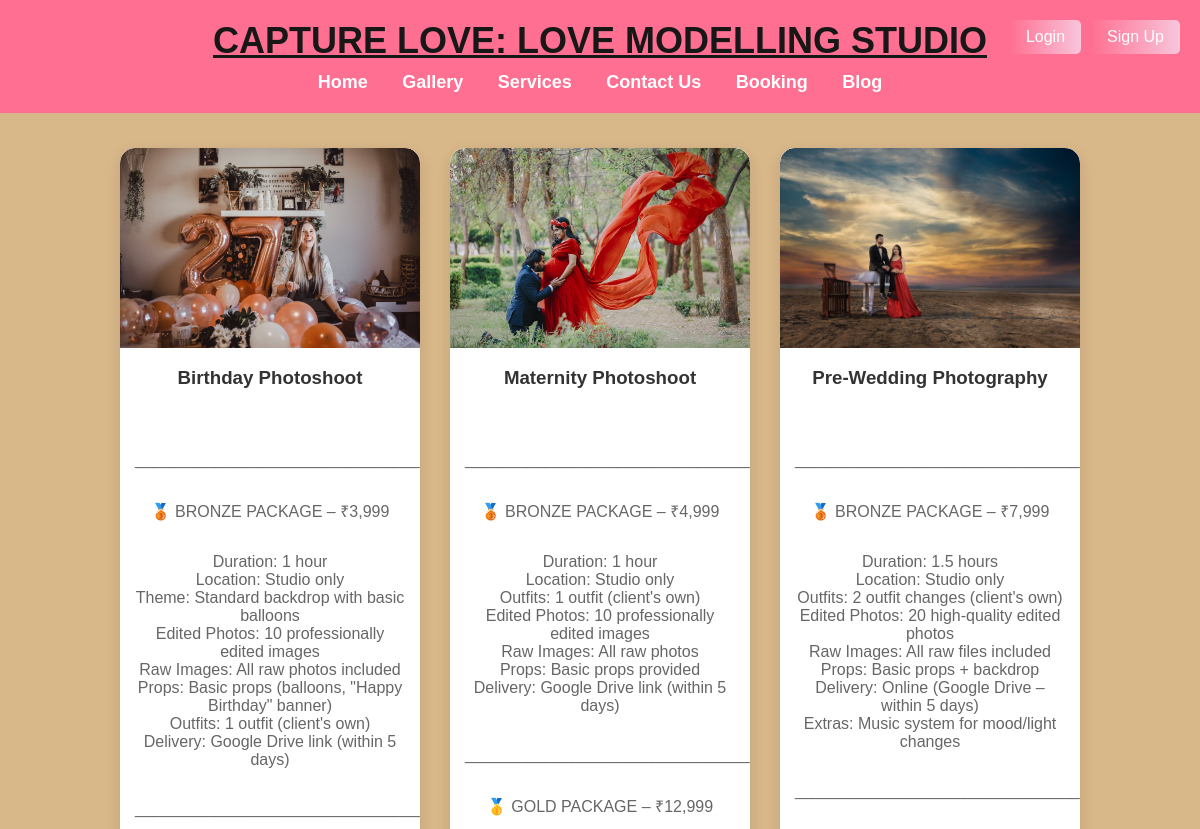
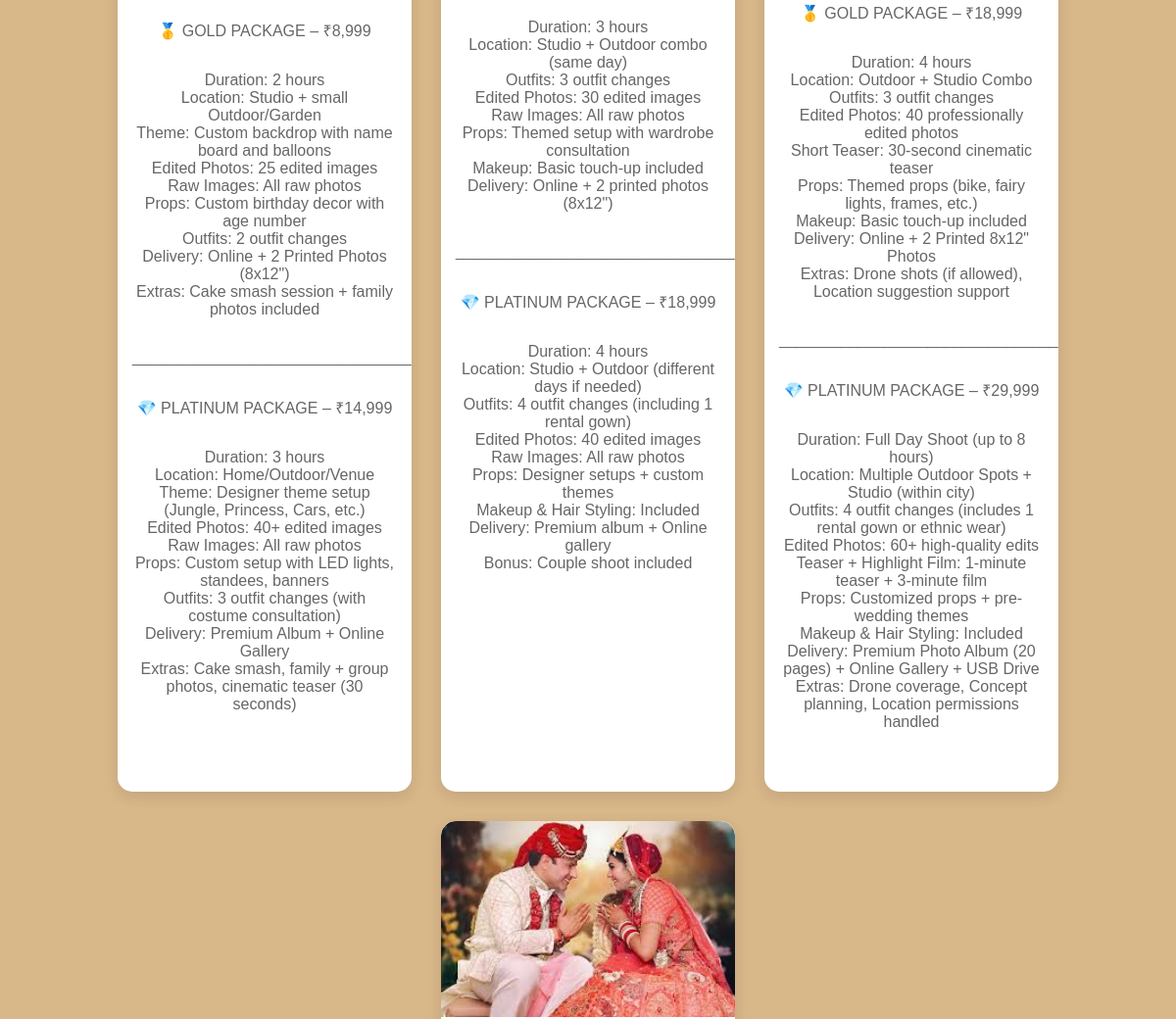
The page /services/ (upper part) on the database as committed earlier (2 pictures, top to bottom).
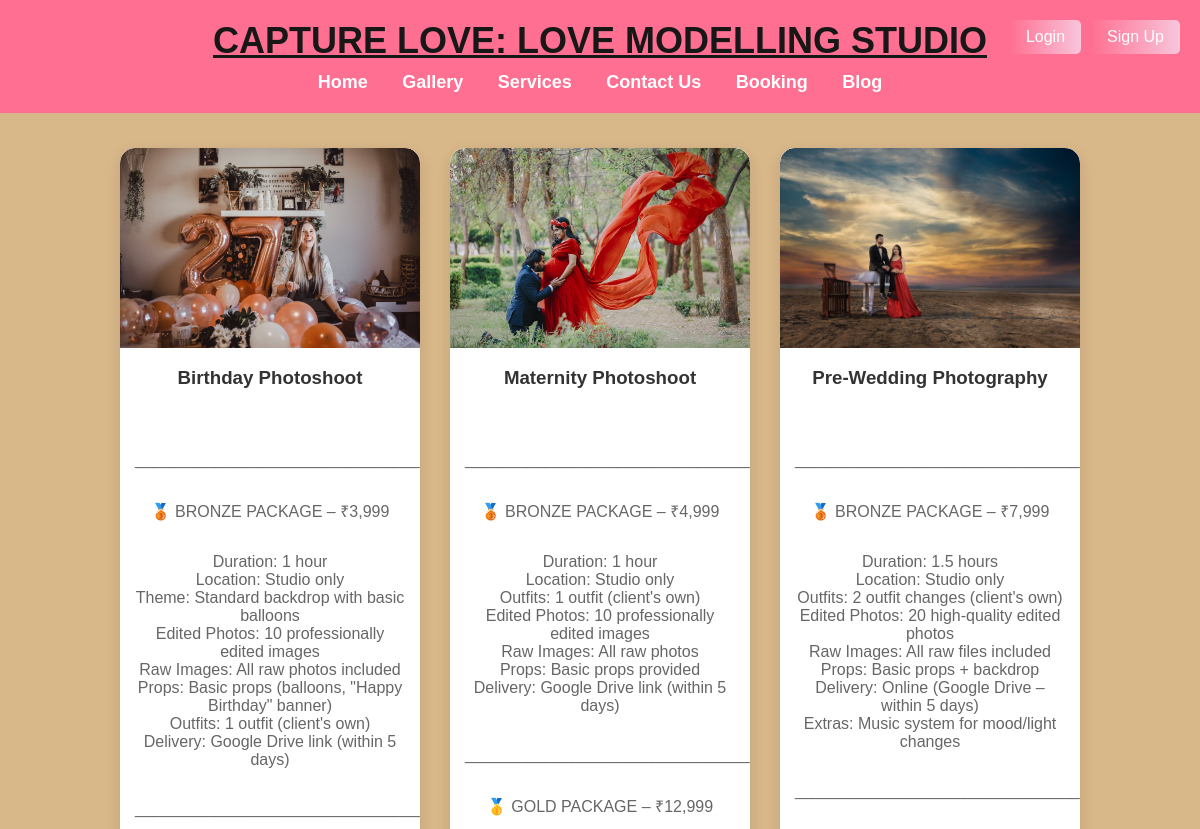
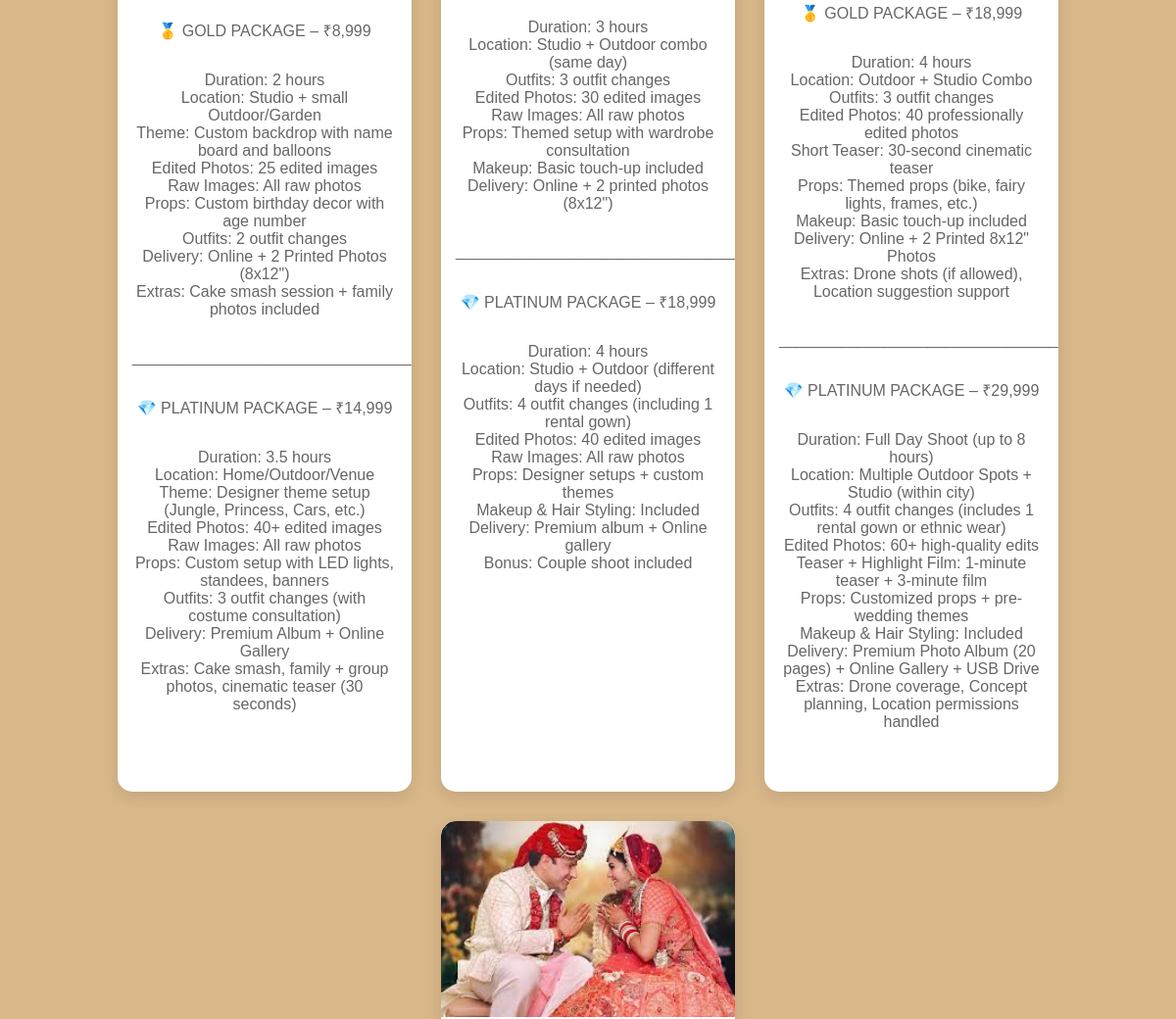
The same page on the database as committed later (2 pictures, top to bottom).
### home/models.py (models this page shows, shortened)
class Service(models.Model):
    name = models.CharField(max_length=100)
    description = models.TextField()
    image = models.ImageField(upload_to='services/', null=True, blank=True)
    is_active = models.BooleanField(default=True)
    category = models.CharField(max_length=100, default='General')
    created_at = models.DateTimeField(default=timezone.now)
    updated_at = models.DateTimeField(auto_now=True)
    class Meta:
        verbose_name = 'Service'
        verbose_name_plural = 'Services'
        ordering = ['name']

### home/views.py (the view)
# urls.py: path('services/', views.services, name='services'),
def services(request):
    active_services = Service.objects.filter(is_active=True).order_by('name')
    return render(request, "services.html", {'services': active_services})

### home/templates/services.html (shortened to what this page needs)
{% extends 'base.html' %}
{% block content %}
<!DOCTYPE html>
<html lang="en">
<head>
</head>
<body>
<section class="services-container">
    {% if services %}
        {% for service in services %}
            {% if service.is_active %}
                <div class="service">
                    {% if service.image %}
                        <img src="{{ service.image.url }}" alt="{{ service.name }}">
                    {% else %}
                        <img src="https://via.placeholder.com/300x200" alt="{{ service.name }}">
                    {% endif %}
                    <h3>{{ service.name }}</h3>
                    <p>{{ service.description|linebreaks }}</p>
                </div>
            {% endif %}
        {% endfor %}
    {% else %}
        <div class="no-services">
            <p>No services available at the moment. Please check back later.</p>
        </div>
    {% endif %}
</section>
</body>
</html>
{% endblock %}

Rows that differ between the two databases and show on the page:
changed Service "Birthday Photoshoot": description "…PACKAGE – ₹14,999 Duration: 3 hours Location: Home/Outdoor/Venue Theme:…" → "…PACKAGE – ₹14,999 Duration: 3.5 hours Location: Home/Outdoor/Venue Theme:…"
